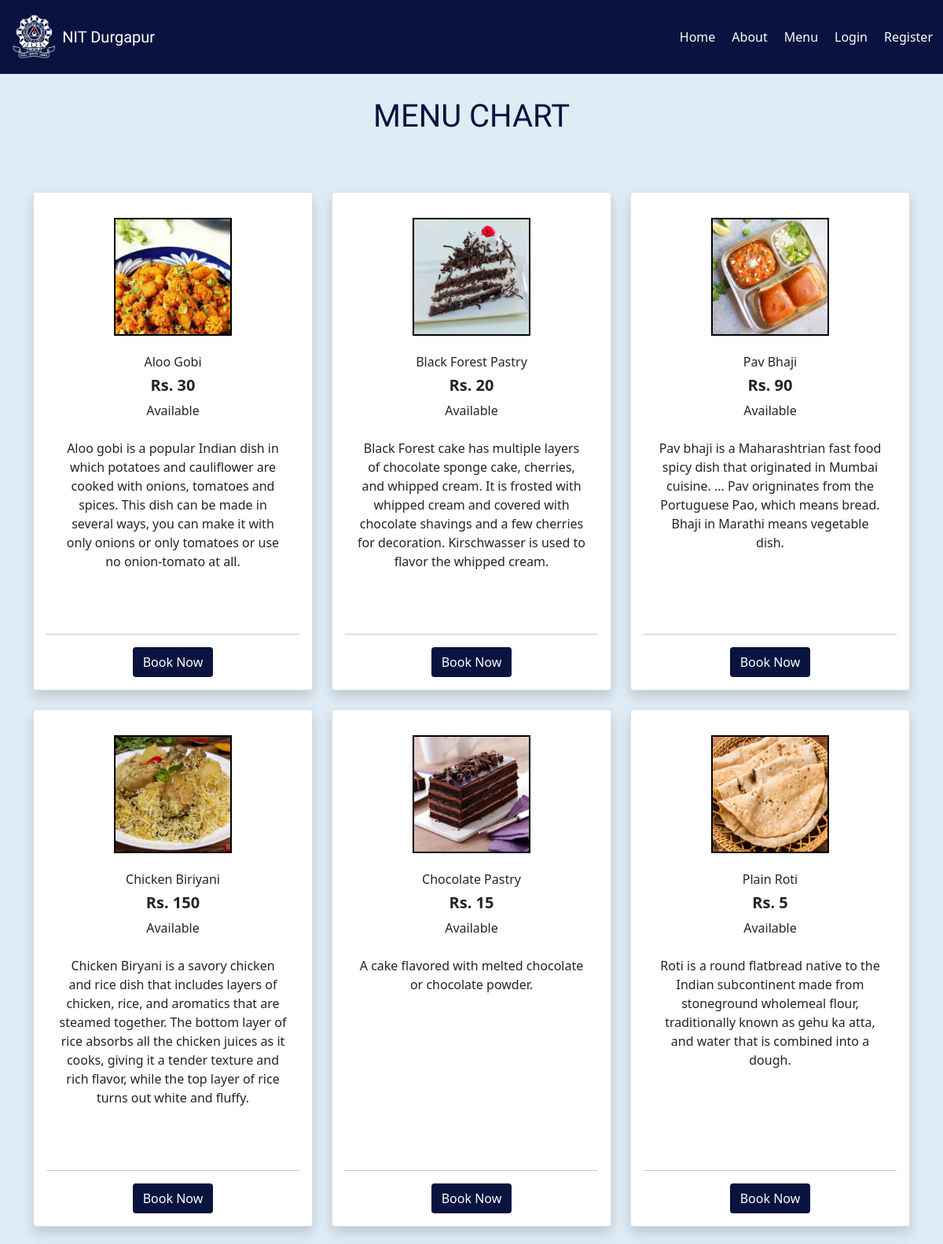
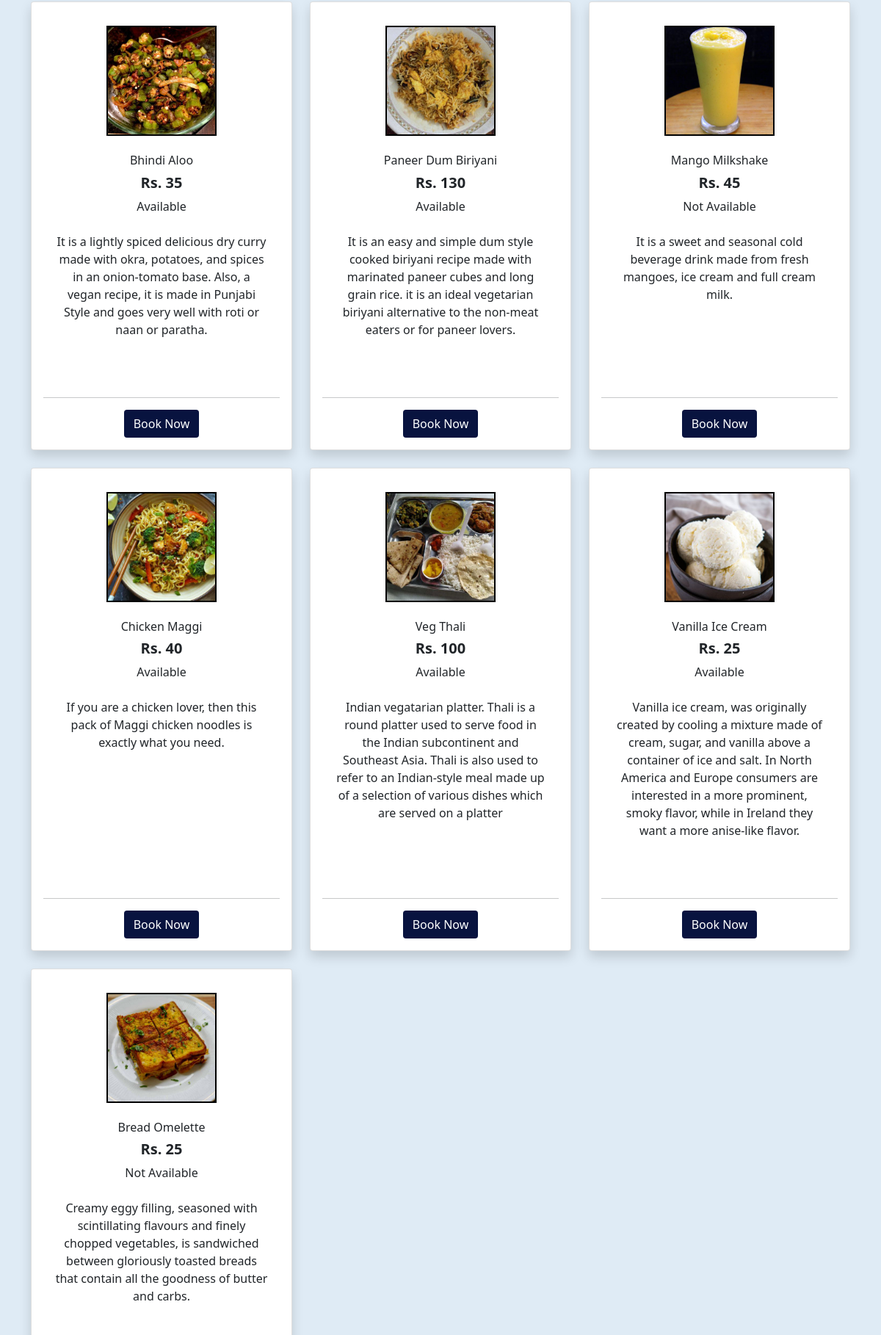
The page /viewmenu.php (upper part) on the database its author committed (2 pictures, top to bottom).
### tables this page shows
CREATE TABLE `menu_tb` (
  `fID` int(10) NOT NULL,
  `fRegNo` varchar(10) NOT NULL,
  `fName` varchar(80) NOT NULL,
  `fDesc` varchar(300) NOT NULL,
  `fPrice` varchar(10) NOT NULL,
  `fCategory` varchar(40) NOT NULL,
  `fAvail` varchar(10) NOT NULL,
  `fImage` varchar(80) NOT NULL
);

### viewmenu.php (the view, shortened to what this page needs)
<?php
include("connection.php");
?>
<!doctype html>
<html lang="en">
<head>
<link href="https://cdn.jsdelivr.net/npm/bootstrap@5.0.0-beta1/dist/css/bootstrap.min.css" rel="stylesheet">
<link href="index.css" rel="stylesheet">
<link rel="stylesheet" href="https://cdnjs.cloudflare.com/ajax/libs/font-awesome/4.7.0/css/font-awesome.min.css">
<link rel="stylesheet" href="https://cdnjs.cloudflare.com/ajax/libs/font-awesome/4.7.0/css/font-awesome.min.css">
</head>
<body style="background:#DFEBF5;">
<div class="navbar navbar-expand-lg navbar-dark" style="background: #08133F; color: white;">
<a href="index.php"><img src="Images/logo.png" class="img-fluid mx-2" height="70" width="70"></a>
<a href="index.php" class="navbar-brand mx-2 py-4" style="font-family: 'Acme', sans-serif;"><span class="my-3">NIT Durgapur</span></a>
<div class="collapse navbar-collapse" id="myMenu">
<ul class="navbar-nav text-center" style="margin-left:auto;">
<li class="nav-item" style="margin-right:5px;"><a href="index.php" class="nav-link text-white">Home</a></li>
<li class="nav-item" style="margin-right:5px;"><a href="#myAbout" class="nav-link text-white">About</a></li>
<li class="nav-item" style="margin-right:5px;"><a href="#my" class="nav-link text-white">Menu</a></li>   <li class="nav-item" style="margin-right:5px;"><a href="Requester/requesterlogin.php" class="nav-link text-white">Login</a></li>
<li class="nav-item" style="margin-right:5px;"><a href="#myRegister" class="nav-link text-white">Register</a></li>
</ul>
</div>
</div>
<h1 class="text-center" style="margin-top: 30px; font-family: 'Acme', sans-serif; color: #08133F; ">MENU CHART</h1>
<?php
$sql="SELECT *FROM menu_tb";
$result=mysqli_query($conn,$sql);
if(mysqli_num_rows($result)>0)
{
echo'<div class="container my-5">';
echo'<div class="row">';
while($row=mysqli_fetch_assoc($result))
{
echo'<div class="col-lg-4 col-md-6 mt-4">';
echo'<div class="card h-100 text-dark mb-3 shadow p-3 mb-5 bg-white rounded">';
echo'<div class="card-body p-3 text-center">';
echo'<div><img src="FoodPics/'.$row['fImage'].'" height="150" width="150" style="border: 2px solid black;"></div>';
echo'<br><div><h6>'.$row['fName'].'</h6></div>';
echo'<div><h5><strong>Rs. '.$row['fPrice'].'</strong></h5></div>';
if($row['fAvail']=="Yes")
{echo'<div>Available</div>';}
else
{echo'<div>Not Available</div>';}
echo'<br><div>'.$row['fDesc'].'</div>';
echo'</div>';
echo'<hr class="line">';
echo'<div class="text-center">';
echo'<form action="" method="POST"><input type="submit" name="BookNow" value="Book Now" class="btn" style="background: #08133F; color: white;"></form>';
echo'</div>';
echo'</div>';
echo'</div>';
}
echo'</div>';
echo'</div>';
}
?>
<?php
include("footer.php");
?>
</body>
</html>

### index.css (style rules this page uses)
ul { list-style: none; }
a { text-decoration: none; }

### rows shown on the page
menu_tb: fImage (picture), fName "Aloo Gobi", fPrice "30", fAvail "Available", fDesc "Aloo gobi is a popular Indian dish in which potatoes and cauliflower are cooked with onions, tomatoes and spices. This dish can be made in several ways, you can make it with only onions or only tomatoes or use no onion-tomato at all."
menu_tb: fImage (picture), fName "Black Forest Pastry", fPrice "20", fAvail "Available", fDesc "Black Forest cake has multiple layers of chocolate sponge cake, cherries, and whipped cream. It is frosted with whipped cream and covered with chocolate shavings and a few cherries for decoration. Kirschwasser is used to flavor the whipped cream."
menu_tb: fImage (picture), fName "Pav Bhaji", fPrice "90", fAvail "Available", fDesc "Pav bhaji is a Maharashtrian fast food spicy dish that originated in Mumbai cuisine. ... Pav origninates from the Portuguese Pao, which means bread. Bhaji in Marathi means vegetable dish."
menu_tb: fImage (picture), fName "Chicken Biriyani", fPrice "150", fAvail "Available", fDesc "Chicken Biryani is a savory chicken and rice dish that includes layers of chicken, rice, and aromatics that are steamed together. The bottom layer of rice absorbs all the chicken juices as it cooks, giving it a tender texture and rich flavor, while the top layer of rice turns out white and fluffy."
menu_tb: fImage (picture), fName "Chocolate Pastry", fPrice "15", fAvail "Available", fDesc "A cake flavored with melted chocolate or chocolate powder."
menu_tb: fImage (picture), fName "Plain Roti", fPrice "5", fAvail "Available", fDesc "Roti is a round flatbread native to the Indian subcontinent made from stoneground wholemeal flour, traditionally known as gehu ka atta, and water that is combined into a dough."
menu_tb: fImage (picture), fName "Bhindi Aloo", fPrice "35", fAvail "Available", fDesc "It is a lightly spiced delicious dry curry made with okra, potatoes, and spices in an onion-tomato base. Also, a vegan recipe, it is made in Punjabi Style and goes very well with roti or naan or paratha."
menu_tb: fImage (picture), fName "Paneer Dum Biriyani", fPrice "130", fAvail "Available", fDesc "It is an easy and simple dum style cooked biriyani recipe made with marinated paneer cubes and long grain rice. it is an ideal vegetarian biriyani alternative to the non-meat eaters or for paneer lovers."
menu_tb: fImage (picture), fName "Mango Milkshake", fPrice "45", fAvail "Not Available", fDesc "It is a sweet and seasonal cold beverage drink made from fresh mangoes, ice cream and full cream milk."
menu_tb: fImage (picture), fName "Chicken Maggi", fPrice "40", fAvail "Available", fDesc "If you are a chicken lover, then this pack of Maggi chicken noodles is exactly what you need."
menu_tb: fImage (picture), fName "Veg Thali", fPrice "100", fAvail "Available", fDesc "Indian vegatarian platter. Thali is a round platter used to serve food in the Indian subcontinent and Southeast Asia. Thali is also used to refer to an Indian-style meal made up of a selection of various dishes which are served on a platter"
menu_tb: fImage (picture), fName "Vanilla Ice Cream", fPrice "25", fAvail "Available", fDesc "Vanilla ice cream, was originally created by cooling a mixture made of cream, sugar, and vanilla above a container of ice and salt. In North America and Europe consumers are interested in a more prominent, smoky flavor, while in Ireland they want a more anise-like flavor."
menu_tb: fImage (picture), fName "Bread Omelette", fPrice "25", fAvail "Not Available", fDesc "Creamy eggy filling, seasoned with scintillating flavours and finely chopped vegetables, is sandwiched between gloriously toasted breads that contain all the goodness of butter and carbs."
